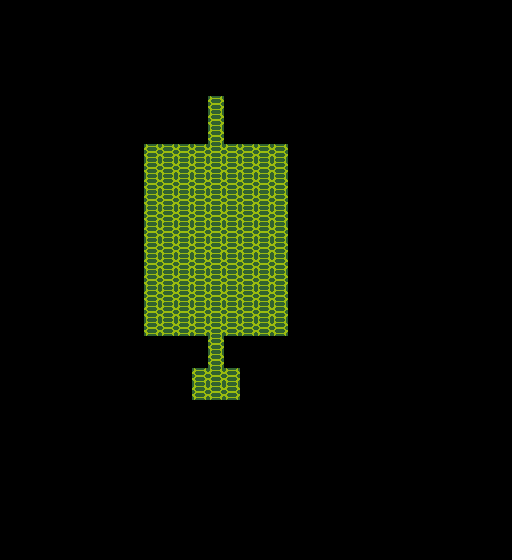

A 2D game scene composited from a Tiled map and its tileset images. What follows is a short description and the map's XML, with each tile layer's data collapsed to a summary:
An orthogonal 32x35 tile map with 16x16 px tiles, 2 tile layers (world, block) and 16 objects (5x Wall, 4x Statue, Stairs, Door, Heroe, ...).

<map version="1.0" orientation="orthogonal" width="32" height="35" tilewidth="16" tileheight="16">
 <tileset firstgid="1" name="ground" tilewidth="16" tileheight="16">
  <image source="output/ground.png" trans="ff00ff" width="64" height="16" />
 </tileset>
 <layer name="world" width="32" height="35">
  <data>[1120 cells, 1120 non-empty, 2 distinct tile ids]</data>
 </layer>
 <layer name="block" width="32" height="35">
  <data>[1120 cells, 64 non-empty, 1 distinct tile ids]</data>
 </layer>
 <objectgroup name="objects1" width="32" height="35">
  <object name="Stairs" x="208" y="240">
   <properties>
    <property name="next" value="9" />
   </properties>
  </object>
  <object name="Wall" x="208" y="224">
   <properties>
    <property name="link" value="3" />
   </properties>
  </object>
  <object name="Wall" x="208" y="256">
   <properties>
    <property name="link" value="1" />
   </properties>
  </object>
  <object name="Wall" x="224" y="240">
   <properties>
    <property name="link" value="3" />
   </properties>
  </object>
  <object name="Wall" x="192" y="240">
   <properties>
    <property name="link" value="3" />
   </properties>
  </object>
  <object name="Statue" x="224" y="224">
   <properties>
    <property name="left" value="1" />
    <property name="time" value="2" />
   </properties>
  </object>
  <object name="Statue" x="224" y="256">
   <properties>
    <property name="left" value="1" />
    <property name="time" value="2" />
   </properties>
  </object>
  <object name="Statue" x="192" y="256">
   <properties>
    <property name="left" value="0" />
    <property name="time" value="2" />
   </properties>
  </object>
  <object name="Statue" x="192" y="224">
   <properties>
    <property name="left" value="0" />
    <property name="time" value="2" />
   </properties>
  </object>
  <object name="Door" x="208" y="352" />
  <object name="Heroe" x="208" y="400" />
  <object name="Coffer" x="224" y="384" />
  <object name="Lever" x="208" y="336">
   <properties>
    <property name="link" value="2" />
   </properties>
  </object>
  <object name="Knight" x="208" y="112">
   <properties>
    <property name="link" value="1" />
   </properties>
  </object>
  <object name="Wall" x="208" y="144">
   <properties>
    <property name="link" value="2" />
   </properties>
  </object>
  <object name="Boulder" x="240" y="176" />
 </objectgroup>
</map>
